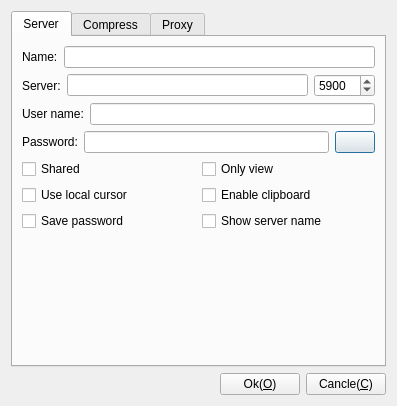
<?xml version="1.0" encoding="UTF-8"?>
<ui version="4.0">
 <class>CDlgSettingsLibVnc</class>
 <widget class="QDialog" name="CDlgSettingsLibVnc">
  <property name="geometry">
   <rect>
    <x>0</x>
    <y>0</y>
    <width>397</width>
    <height>406</height>
   </rect>
  </property>
  <property name="windowTitle">
   <string>Setting LibVnc</string>
  </property>
  <property name="windowIcon">
   <iconset resource="../../../App/Viewer/Resource/Resource.qrc">
    <normaloff>:/image/App</normaloff>:/image/App</iconset>
  </property>
  <layout class="QGridLayout" name="gridLayout_3">
   <item row="0" column="0">
    <widget class="QTabWidget" name="tabWidget">
     <property name="currentIndex">
      <number>0</number>
     </property>
     <widget class="QWidget" name="Server">
      <attribute name="title">
       <string>Server</string>
      </attribute>
      <layout class="QGridLayout" name="gridLayout">
       <item row="0" column="0">
        <layout class="QHBoxLayout" name="horizontalLayout_12">
         <item>
          <widget class="QLabel" name="label_10">
           <property name="text">
            <string>Name:</string>
           </property>
          </widget>
         </item>
         <item>
          <widget class="QLineEdit" name="leName">
           <property name="toolTip">
            <string>Connecter name</string>
           </property>
           <property name="statusTip">
            <string>Connecter name</string>
           </property>
           <property name="whatsThis">
            <string>Connecter name</string>
           </property>
          </widget>
         </item>
        </layout>
       </item>
       <item row="1" column="0">
        <layout class="QHBoxLayout" name="horizontalLayout_3">
         <item>
          <widget class="QLabel" name="label">
           <property name="text">
            <string>Server:</string>
           </property>
          </widget>
         </item>
         <item>
          <widget class="QLineEdit" name="leHost">
           <property name="text">
            <string/>
           </property>
          </widget>
         </item>
         <item>
          <widget class="QSpinBox" name="spPort">
           <property name="maximum">
            <number>65536</number>
           </property>
           <property name="value">
            <number>5900</number>
           </property>
          </widget>
         </item>
        </layout>
       </item>
       <item row="2" column="0">
        <layout class="QHBoxLayout" name="horizontalLayout">
         <item>
          <widget class="QLabel" name="label_2">
           <property name="text">
            <string>User name:</string>
           </property>
          </widget>
         </item>
         <item>
          <widget class="QLineEdit" name="leUserName"/>
         </item>
        </layout>
       </item>
       <item row="3" column="0">
        <layout class="QHBoxLayout" name="horizontalLayout_2">
         <item>
          <widget class="QLabel" name="label_3">
           <property name="text">
            <string>Password:</string>
           </property>
          </widget>
         </item>
         <item>
          <widget class="QLineEdit" name="lePassword">
           <property name="inputMask">
            <string/>
           </property>
           <property name="text">
            <string/>
           </property>
           <property name="echoMode">
            <enum>QLineEdit::Password</enum>
           </property>
          </widget>
         </item>
         <item>
          <widget class="QPushButton" name="pbShow">
           <property name="text">
            <string/>
           </property>
           <property name="icon">
            <iconset resource="../../../App/Viewer/Resource/Resource.qrc">
             <normaloff>:/image/EyeOn</normaloff>:/image/EyeOn</iconset>
           </property>
          </widget>
         </item>
        </layout>
       </item>
       <item row="4" column="0">
        <layout class="QHBoxLayout" name="horizontalLayout_7">
         <item>
          <widget class="QCheckBox" name="cbShared">
           <property name="text">
            <string>Shared</string>
           </property>
          </widget>
         </item>
         <item>
          <widget class="QCheckBox" name="cbOnlyView">
           <property name="text">
            <string>Only view</string>
           </property>
          </widget>
         </item>
        </layout>
       </item>
       <item row="5" column="0">
        <layout class="QHBoxLayout" name="horizontalLayout_8">
         <item>
          <widget class="QCheckBox" name="cbLocalCursor">
           <property name="text">
            <string>Use local cursor</string>
           </property>
          </widget>
         </item>
         <item>
          <widget class="QCheckBox" name="cbClipboard">
           <property name="text">
            <string>Enable clipboard</string>
           </property>
          </widget>
         </item>
        </layout>
       </item>
       <item row="6" column="0">
        <layout class="QHBoxLayout" name="horizontalLayout_13">
         <item>
          <widget class="QCheckBox" name="cbSavePassword">
           <property name="text">
            <string>Save password</string>
           </property>
          </widget>
         </item>
         <item>
          <widget class="QCheckBox" name="cbShowServerName">
           <property name="text">
            <string>Show server name</string>
           </property>
          </widget>
         </item>
        </layout>
       </item>
       <item row="7" column="0">
        <spacer name="verticalSpacer_2">
         <property name="orientation">
          <enum>Qt::Vertical</enum>
         </property>
         <property name="sizeHint" stdset="0">
          <size>
           <width>20</width>
           <height>40</height>
          </size>
         </property>
        </spacer>
       </item>
      </layout>
     </widget>
     <widget class="QWidget" name="Compress">
      <attribute name="title">
       <string>Compress</string>
      </attribute>
      <layout class="QGridLayout" name="gridLayout_2">
       <item row="0" column="0">
        <widget class="QCheckBox" name="cbCompress">
         <property name="text">
          <string>Compress level:</string>
         </property>
        </widget>
       </item>
       <item row="1" column="0">
        <layout class="QHBoxLayout" name="horizontalLayout_5">
         <item>
          <widget class="QSpinBox" name="spCompressLevel">
           <property name="maximum">
            <number>9</number>
           </property>
           <property name="value">
            <number>0</number>
           </property>
          </widget>
         </item>
         <item>
          <widget class="QLabel" name="label_5">
           <property name="text">
            <string>0=fast, 9=best</string>
           </property>
          </widget>
         </item>
        </layout>
       </item>
       <item row="2" column="0">
        <layout class="QHBoxLayout" name="horizontalLayout_6">
         <item>
          <widget class="QCheckBox" name="cbJPEG">
           <property name="text">
            <string>Enable JPEG compress</string>
           </property>
          </widget>
         </item>
         <item>
          <widget class="QSpinBox" name="spJPEGLevel">
           <property name="maximum">
            <number>9</number>
           </property>
          </widget>
         </item>
         <item>
          <widget class="QLabel" name="label_4">
           <property name="text">
            <string>0=Worst, 9=best</string>
           </property>
          </widget>
         </item>
        </layout>
       </item>
       <item row="3" column="0">
        <spacer name="verticalSpacer_3">
         <property name="orientation">
          <enum>Qt::Vertical</enum>
         </property>
         <property name="sizeHint" stdset="0">
          <size>
           <width>20</width>
           <height>206</height>
          </size>
         </property>
        </spacer>
       </item>
      </layout>
     </widget>
     <widget class="QWidget" name="Proxy">
      <attribute name="title">
       <string>Proxy</string>
      </attribute>
      <layout class="QGridLayout" name="gridLayout_4">
       <item row="0" column="0">
        <layout class="QVBoxLayout" name="verticalLayout">
         <item>
          <widget class="QRadioButton" name="rbProxyNo">
           <property name="text">
            <string>No</string>
           </property>
          </widget>
         </item>
         <item>
          <widget class="QRadioButton" name="rbProxySocks">
           <property name="text">
            <string>Socks</string>
           </property>
          </widget>
         </item>
         <item>
          <widget class="QRadioButton" name="rbProxyUltraVncRepeater">
           <property name="text">
            <string>UltraVNC repeater</string>
           </property>
          </widget>
         </item>
        </layout>
       </item>
       <item row="1" column="0">
        <layout class="QHBoxLayout" name="horizontalLayout_9">
         <item>
          <widget class="QLabel" name="label_6">
           <property name="text">
            <string>Server:</string>
           </property>
          </widget>
         </item>
         <item>
          <widget class="QLineEdit" name="leProxyServer"/>
         </item>
         <item>
          <widget class="QLabel" name="label_7">
           <property name="text">
            <string>Port:</string>
           </property>
          </widget>
         </item>
         <item>
          <widget class="QSpinBox" name="spProxyPort">
           <property name="maximum">
            <number>65537</number>
           </property>
          </widget>
         </item>
        </layout>
       </item>
       <item row="2" column="0">
        <layout class="QHBoxLayout" name="horizontalLayout_10">
         <item>
          <widget class="QLabel" name="label_8">
           <property name="text">
            <string>User name:</string>
           </property>
          </widget>
         </item>
         <item>
          <widget class="QLineEdit" name="leProxyUser"/>
         </item>
        </layout>
       </item>
       <item row="3" column="0">
        <layout class="QHBoxLayout" name="horizontalLayout_11">
         <item>
          <widget class="QLabel" name="label_9">
           <property name="text">
            <string>Password:</string>
           </property>
          </widget>
         </item>
         <item>
          <widget class="QLineEdit" name="leProxyPassword"/>
         </item>
        </layout>
       </item>
       <item row="4" column="0">
        <spacer name="verticalSpacer">
         <property name="orientation">
          <enum>Qt::Vertical</enum>
         </property>
         <property name="sizeHint" stdset="0">
          <size>
           <width>20</width>
           <height>148</height>
          </size>
         </property>
        </spacer>
       </item>
      </layout>
     </widget>
    </widget>
   </item>
   <item row="1" column="0">
    <layout class="QHBoxLayout" name="horizontalLayout_4">
     <item>
      <spacer name="horizontalSpacer">
       <property name="orientation">
        <enum>Qt::Horizontal</enum>
       </property>
       <property name="sizeHint" stdset="0">
        <size>
         <width>40</width>
         <height>20</height>
        </size>
       </property>
      </spacer>
     </item>
     <item>
      <widget class="QPushButton" name="pushButton">
       <property name="text">
        <string>Ok(&amp;O)</string>
       </property>
      </widget>
     </item>
     <item>
      <widget class="QPushButton" name="pushButton_2">
       <property name="text">
        <string>Cancle(&amp;C)</string>
       </property>
      </widget>
     </item>
    </layout>
   </item>
  </layout>
 </widget>
 <tabstops>
  <tabstop>leHost</tabstop>
  <tabstop>spPort</tabstop>
  <tabstop>leUserName</tabstop>
  <tabstop>lePassword</tabstop>
  <tabstop>cbShared</tabstop>
  <tabstop>cbOnlyView</tabstop>
  <tabstop>cbLocalCursor</tabstop>
  <tabstop>cbClipboard</tabstop>
  <tabstop>cbSavePassword</tabstop>
  <tabstop>pushButton</tabstop>
  <tabstop>pushButton_2</tabstop>
  <tabstop>cbCompress</tabstop>
  <tabstop>spCompressLevel</tabstop>
  <tabstop>cbJPEG</tabstop>
  <tabstop>spJPEGLevel</tabstop>
  <tabstop>tabWidget</tabstop>
 </tabstops>
 <resources>
  <include location="../../../App/Viewer/Resource/Resource.qrc"/>
  <include location="../../../App/Viewer/Resource/Resource.qrc"/>
 </resources>
 <connections/>
</ui>
